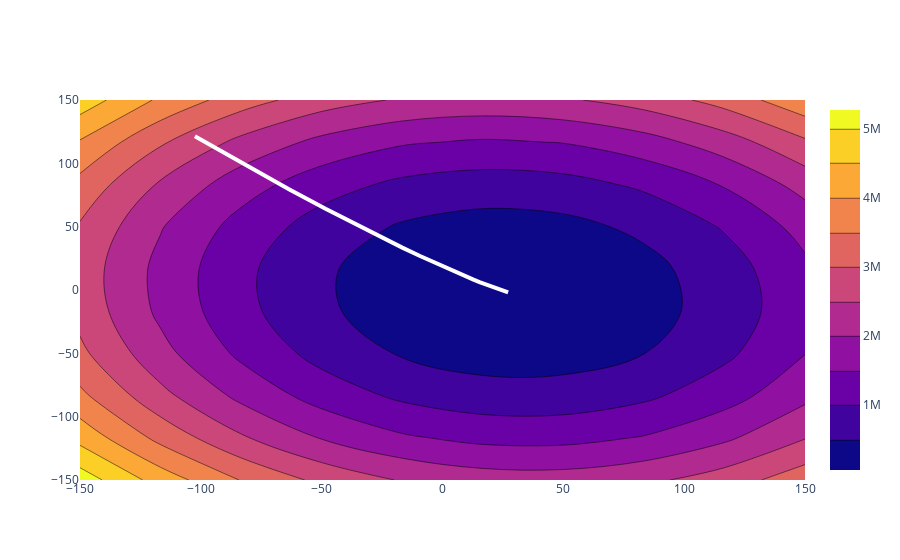

The code cell stored with this chart in its notebook:
### Code cell
#Visualizes the loss surface \( J(m, b) \) and the gradient descent path taken by the parameters during optimization.

import plotly.graph_objects as go

fig = go.Figure(go.Scatter(x=np.array(all_m).ravel(), y=np.array(all_b).ravel(), name='High 2014',
                         line=dict(color='#fff', width=4)))
fig.add_trace(go.Contour(z=z_arr,x=m_arr,y=b_arr))
fig.show()
